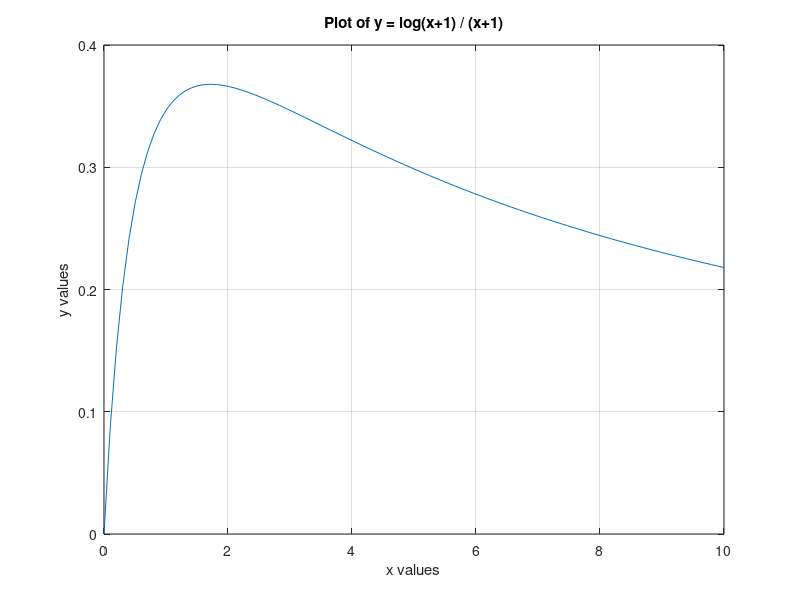

This chart was generated by the following MATLAB code:
x = linspace(0, 10, 100);
y = (log(x+1)) ./ (x+1);

plot(x,y)
xlabel('x values');
ylabel('y values');
title('Plot of y = log(x+1) / (x+1)');
grid on;
